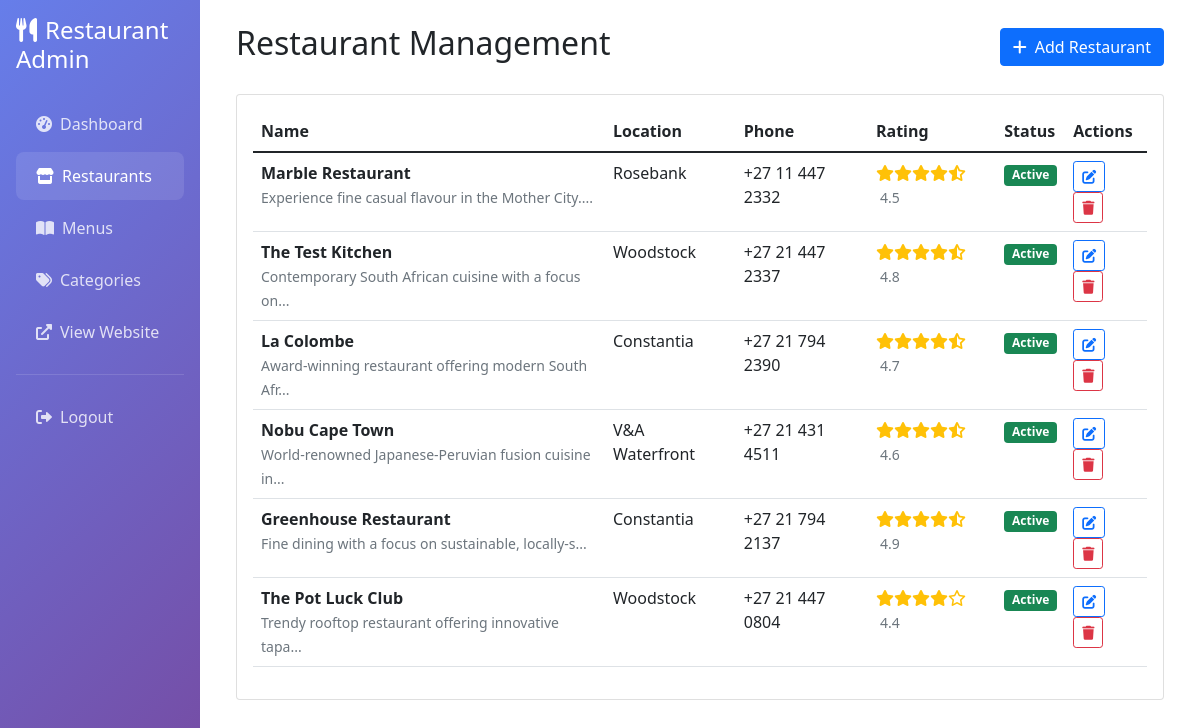
The app's page /admin/restaurants.php (signed in) with its own data.
### tables this page shows
CREATE TABLE restaurants (
    id INT AUTO_INCREMENT PRIMARY KEY,
    name VARCHAR(100) NOT NULL,
    description TEXT,
    location VARCHAR(100) NOT NULL,
    address TEXT NOT NULL,
    phone VARCHAR(20),
    email VARCHAR(100),
    opening_hours TEXT,
    image_url VARCHAR(255),
    video_url VARCHAR(255),
    rating DECIMAL(3,2) DEFAULT 0.00,
    latitude DECIMAL(10, 8),
    longitude DECIMAL(11, 8),
    status ENUM('active', 'inactive') DEFAULT 'active',
    created_at TIMESTAMP DEFAULT CURRENT_TIMESTAMP,
    updated_at TIMESTAMP DEFAULT CURRENT_TIMESTAMP ON UPDATE CURRENT_TIMESTAMP
);

### admin/restaurants.php (the view, shortened to what this page needs)
<?php
require_once '../config/config.php';
$database = new Database();
$db = $database->getConnection();
$query = "SELECT * FROM restaurants ORDER BY created_at DESC";
$stmt = $db->prepare($query);
$stmt->execute();
$restaurants = $stmt->fetchAll();
?>
<!DOCTYPE html>
<html lang="en">
<head>
    <link href="https://cdn.jsdelivr.net/npm/bootstrap@5.1.3/dist/css/bootstrap.min.css" rel="stylesheet">
    <link href="https://cdnjs.cloudflare.com/ajax/libs/font-awesome/6.0.0/css/all.min.css" rel="stylesheet">
</head>
<body>
    <div class="container-fluid">
        <div class="row">
            <div class="col-md-3 col-lg-2 px-0">
                <div class="sidebar">
                    <div class="p-3">
                        <h4 class="text-white mb-4">
                            <i class="fas fa-utensils me-2"></i>Restaurant Admin
                        </h4>
                        <nav class="nav flex-column">
                            <a class="nav-link" href="dashboard.php">
                                <i class="fas fa-tachometer-alt me-2"></i>Dashboard
                            </a>
                            <a class="nav-link active" href="restaurants.php">
                                <i class="fas fa-store me-2"></i>Restaurants
                            </a>
                            <a class="nav-link" href="menus.php">
                                <i class="fas fa-book-open me-2"></i>Menus
                            </a>
                            <a class="nav-link" href="categories.php">
                                <i class="fas fa-tags me-2"></i>Categories
                            </a>
                            <a class="nav-link" href="../index.php" target="_blank">
                                <i class="fas fa-external-link-alt me-2"></i>View Website
                            </a>
                            <hr class="text-white-50">
                            <a class="nav-link" href="logout.php">
                                <i class="fas fa-sign-out-alt me-2"></i>Logout
                            </a>
                        </nav>
                    </div>
                </div>
            </div>
            <div class="col-md-9 col-lg-10">
                <div class="p-4">
                    <div class="d-flex justify-content-between align-items-center mb-4">
                        <h2>Restaurant Management</h2>
                        <button class="btn btn-primary" data-bs-toggle="modal" data-bs-target="#restaurantModal">
                            <i class="fas fa-plus me-2"></i>Add Restaurant
                        </button>
                    </div>
                    <div class="card">
                        <div class="card-body">
                            <div class="table-responsive">
                                <table class="table table-hover">
                                    <thead>
                                        <tr>
                                            <th>Name</th>
                                            <th>Location</th>
                                            <th>Phone</th>
                                            <th>Rating</th>
                                            <th>Status</th>
                                            <th>Actions</th>
                                        </tr>
                                    </thead>
                                    <tbody>
                                        <?php foreach ($restaurants as $restaurant): ?>
                                            <tr>
                                                <td>
                                                    <strong><?php echo htmlspecialchars($restaurant['name']); ?></strong>
                                                    <br><small class="text-muted"><?php echo htmlspecialchars(substr($restaurant['description'], 0, 50)) . '...'; ?></small>
                                                </td>
                                                <td><?php echo htmlspecialchars($restaurant['location']); ?></td>
                                                <td><?php echo htmlspecialchars($restaurant['phone']); ?></td>
                                                <td>
                                                    <div class="text-warning">
                                                        <?php echo getStars($restaurant['rating']); ?>
                                                        <small class="text-muted ms-1"><?php echo formatRating($restaurant['rating']); ?></small>
                                                    </div>
                                                </td>
                                                <td>
                                                    <span class="badge bg-<?php echo $restaurant['status'] == 'active' ? 'success' : 'secondary'; ?>">
                                                        <?php echo ucfirst($restaurant['status']); ?>
                                                    </span>
                                                </td>
                                                <td>
                                                    <button class="btn btn-sm btn-outline-primary"
                                                            onclick="editRestaurant(<?php echo htmlspecialchars(json_encode($restaurant)); ?>)">
                                                        <i class="fas fa-edit"></i>
                                                    </button>
                                                    <button class="btn btn-sm btn-outline-danger"
                                                            onclick="deleteRestaurant(<?php echo $restaurant['id']; ?>, '<?php echo htmlspecialchars($restaurant['name']); ?>')">
                                                        <i class="fas fa-trash"></i>
                                                    </button>
                                                </td>
                                            </tr>
                                        <?php endforeach; ?>
                                    </tbody>
                                </table>
                            </div>
                        </div>
                    </div>
                </div>
            </div>
        </div>
    </div>
</body>
</html>

### config/config.php (shortened to what this page needs)
<?php
function formatRating($rating) {
    return number_format($rating, 1);
}
function getStars($rating) {
    $stars = '';
    $fullStars = floor($rating);
    $hasHalfStar = ($rating - $fullStars) >= 0.5;
    for ($i = 0; $i < $fullStars; $i++) {
        $stars .= '<i class="fas fa-star"></i>';
    }
    if ($hasHalfStar) {
        $stars .= '<i class="fas fa-star-half-alt"></i>';
    }
    $emptyStars = 5 - $fullStars - ($hasHalfStar ? 1 : 0);
    for ($i = 0; $i < $emptyStars; $i++) {
        $stars .= '<i class="far fa-star"></i>';
    }
    return $stars;
}
?>

### admin/restaurants.php (style rules this page uses)
.sidebar { min-height: 100vh; background: linear-gradient(135deg, #667eea 0%, #764ba2 100%); }
.sidebar .nav-link { color: rgba(255, 255, 255, 0.8); padding: 12px 20px; border-radius: 8px; margin: 2px 0; }
.sidebar .nav-link:hover, .sidebar .nav-link.active { color: white; background: rgba(255, 255, 255, 0.1); }

### records on screen
restaurants: name "Marble Restaurant", description "Experience fine casual flavour in the Mother City.", location "Rosebank", phone "+27 11 447 2332", rating "4.5", status "Active"
restaurants: name "The Test Kitchen", description "Contemporary South African cuisine with a focus on", location "Woodstock", phone "+27 21 447 2337", rating "4.8", status "Active"
restaurants: name "La Colombe", description "Award-winning restaurant offering modern South Afr", location "Constantia", phone "+27 21 794 2390", rating "4.7", status "Active"
restaurants: name "Nobu Cape Town", description "World-renowned Japanese-Peruvian fusion cuisine in", location "V&A Waterfront", phone "+27 21 431 4511", rating "4.6", status "Active"
restaurants: name "Greenhouse Restaurant", description "Fine dining with a focus on sustainable, locally-s", location "Constantia", phone "+27 21 794 2137", rating "4.9", status "Active"
restaurants: name "The Pot Luck Club", description "Trendy rooftop restaurant offering innovative tapa", location "Woodstock", phone "+27 21 447 0804", rating "4.4", status "Active"
